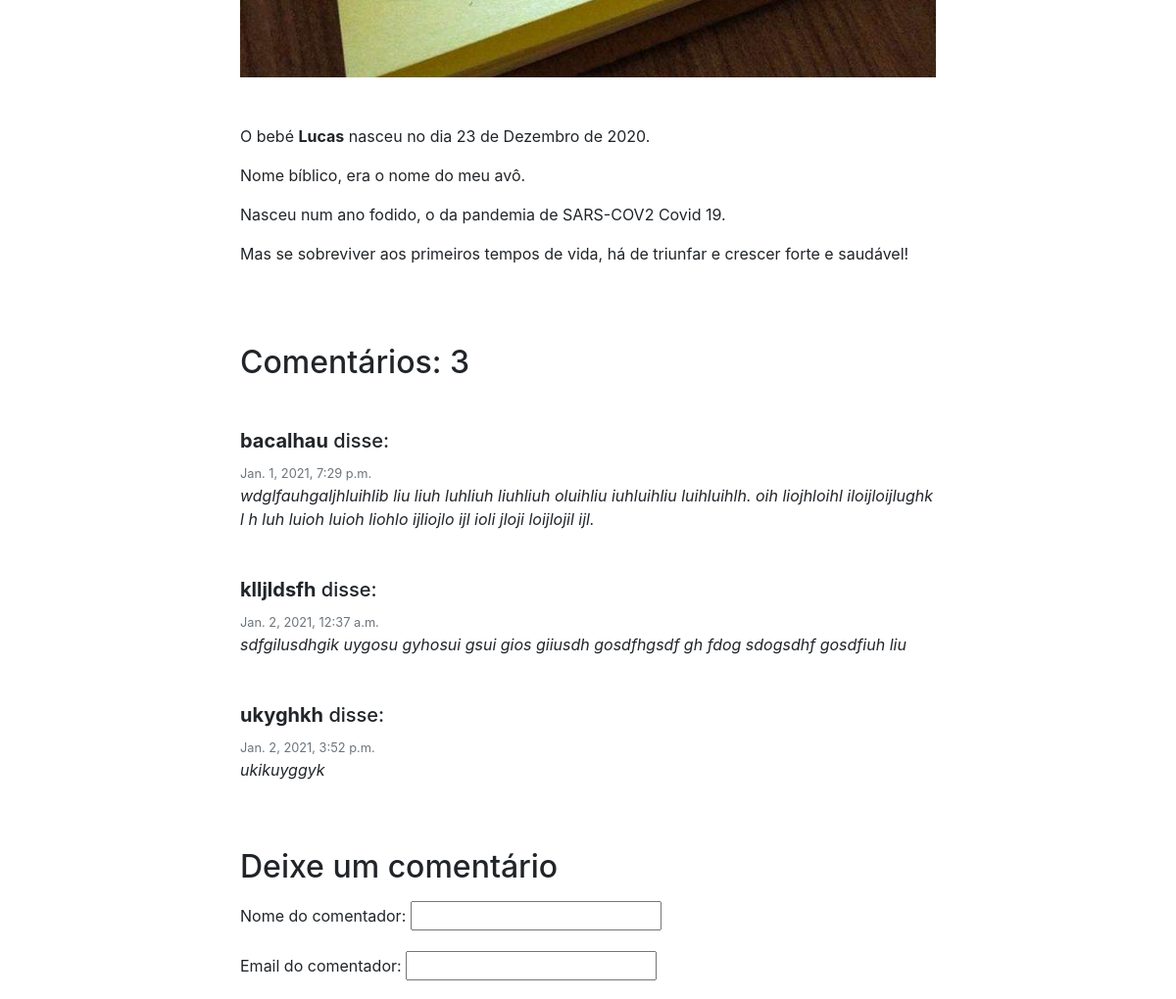
The page /post/2 (middle part) on the database as committed earlier.
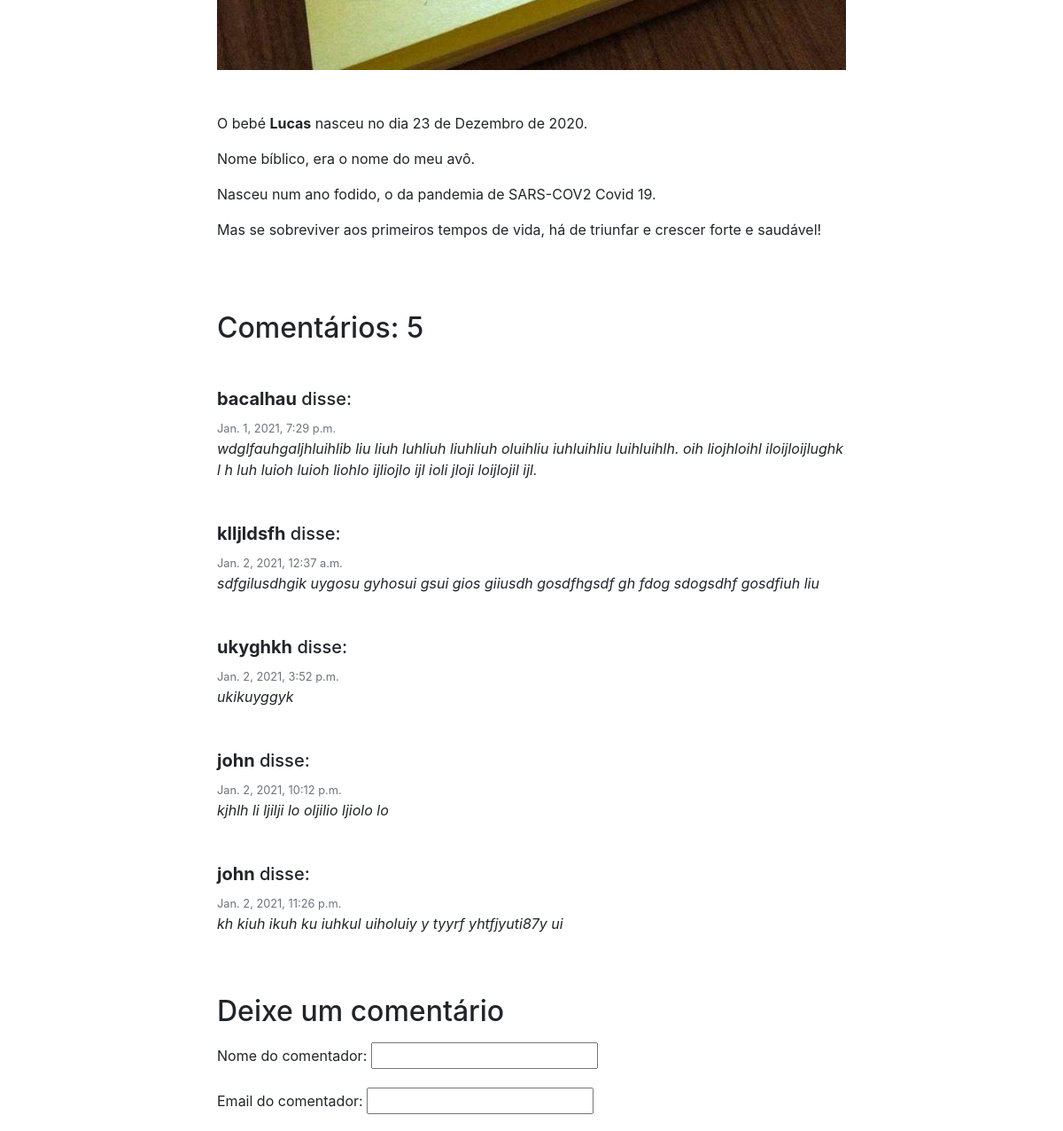
The same page on the database as committed later.
### comentarios/models.py (models this page shows, shortened)
class Comentario(models.Model):
    nome_comentario = models.CharField('Nome do comentador', max_length=150)
    email_comentario = models.EmailField('Email do comentador')
    comentario = models.TextField('Comentário')
    post_comentario = models.ForeignKey(Post, on_delete=models.CASCADE, verbose_name='Post')
    utilizador_comentario = models.ForeignKey(User, on_delete=models.DO_NOTHING, blank=True, null=True)
    data_comentario = models.DateTimeField('Data do comentário', default=timezone.now())
    publicado_comentario = models.BooleanField(default=False)

### posts/views.py (the view, shortened to what this page needs)
# urls.py: path('post/<int:pk>', views.PostDetalhes.as_view(), name='post_detalhes'),
class PostDetalhes(View):
    template_name = 'posts/post_detalhe.html'
    def setup(self, request, *args, **kwargs):
        super().setup(request, *args, **kwargs)
        pk = self.kwargs.get('pk')
        post = get_object_or_404(Post, pk=pk, publicado_post=True)
        self.conteudo = {
            'post': post,
            'comentarios': Comentario.objects.filter(post_comentario=post, publicado_comentario=True),
            'form': FormComentario(request.POST or None)
        }
    def get(self, request, *args, **kwargs):
        return render(request, self.template_name, self.conteudo)

### comentarios/forms.py (shortened to what this page needs)
class FormComentario(ModelForm):
    class Meta:
        model = Comentario
        fields = ('nome_comentario', 'email_comentario', 'comentario', )

### categorias/models.py (called while the page is built)
    def __str__(self):
        return self.nome

### posts/templates/posts/post_detalhe.html (shortened to what this page needs)
{% extends 'base.html' %}
{% block conteudo %}
<div class="container">
    <div class="row pt-5">
        <div class="col-xl"></div>
        <div class="col-xl-8">
        {% if post.imagem_post %}
            <img class="img-fluid pb-5 " src="{{ post.imagem_post.url }}" alt="{{ post.titulo_post }}">
        {% endif %}
            {{ post.conteudo_post|safe }}
        </div>
        <div class="col-xl"></div>
    </div>
    {% if comentarios %}
    <div class="row pt-5">
        <div class="col-xl"></div>
        <div class="col-xl-8">
            <h2 class="my-3">Comentário{{ comentarios|pluralize }}: {{ comentarios.count }}</h2>
            {% for comentario in comentarios %}
            <h5 class="mb-2 mt-5"><strong>{{ comentario.nome_comentario }}</strong> disse:</h5>
            <small class="text-muted">{{ comentario.data_comentario }}</small>
            <p class="mb-1"><i>{{ comentario.comentario }}</i></p>
            {% endfor %}
        </div>
        <div class="col-xl"></div>
    </div>
    {% endif %}
    <div class="row pt-5">
        <div class="col-xl"></div>
        <div class="col-xl-8">
            <h2 class="my-3">Deixe um comentário</h2>
            <form method="POST" action="">
                {% for visivel in form.visible_fields %}
                <p>
                {{ visivel.label_tag }}
                {{ visivel }}
                </p>
                {% endfor %}
                <br>
                <input id="envia_comentario" type="submit" class="btn btn-primary" value="Enviar"><br>
            </form>
            <br>
        </div>
        <div class="col-xl"></div>
    </div>
</div>
{% endblock %}

Rows that differ between the two databases and show on the page:
added Comentario: nome_comentario "john", data_comentario "Jan. 2, 2021, 10:12 p.m.", comentario "kjhlh li ljilji lo oljilio ljiolo lo"
added Comentario: nome_comentario "john", data_comentario "Jan. 2, 2021, 11:26 p.m.", comentario "kh kiuh ikuh ku iuhkul uiholuiy y tyyrf yhtfjyuti87y ui"
Other text that changed with them:
{{ comentarios.count }}: "3" → "5"
